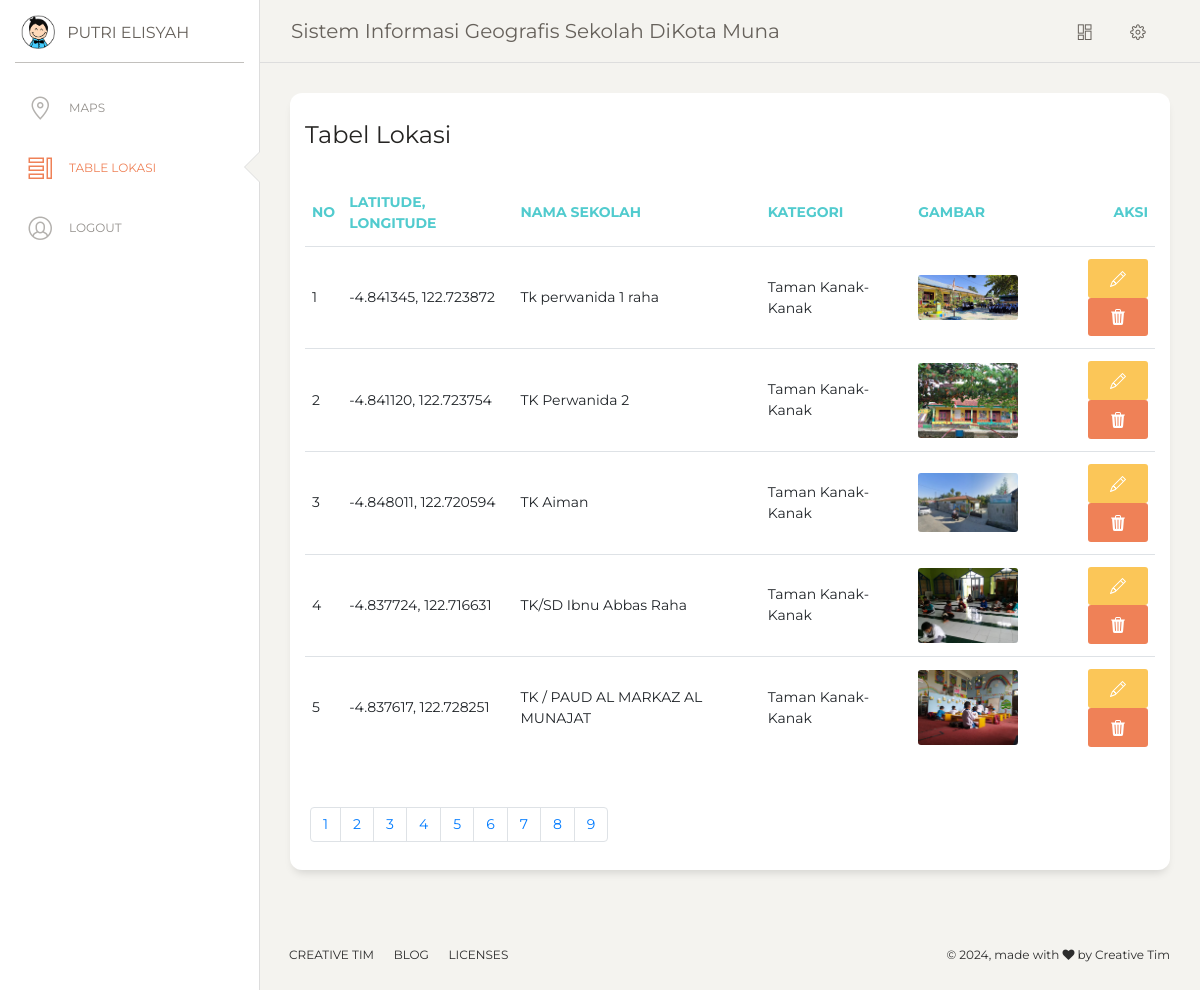
The app's page /tabel.php (signed in) with its own data.
### tables this page shows
CREATE TABLE `tb_lokasi` (
  `id_lokasi` int(11) NOT NULL,
  `latlng` varchar(100) NOT NULL,
  `nama_lokasi` varchar(100) NOT NULL,
  `kategori` varchar(100) NOT NULL,
  `gambar` varchar(150) NOT NULL,
  `marker` varchar(50) NOT NULL
);

### tabel.php (the view, shortened to what this page needs)
<?php include 'lib/head_table.php' ?>
<?php include 'lib/navbar.php' ?>
<div class="content">
    <div class="row">
        <div class="col-md-12">
            <div class="card">
                <div class="card-header">
                    <h4 class="card-title">Tabel Lokasi</h4>
                </div>
                <div class="card-body">
                    <div class="table-responsive">
                        <table class="table">
                            <thead class=" text-primary">
                                <th>No</th>
                                <th>Latitude, Longitude</th>
                                <th>Nama Sekolah</th>
                                <th>Kategori</th>
                                <th>Gambar</th>
                                <th class="text-right">Aksi</th>
                            </thead>
                            <tbody>
                                <?php
                                $limit = 5;
                                if (isset($_GET["page"])) {
                                    $page  = $_GET["page"];
                                } else {
                                    $page = 1;
                                };
                                $start_from = ($page - 1) * $limit;
                                $query = "SELECT * FROM tb_lokasi LIMIT $start_from, $limit";
                                $tampil = mysqli_query($konek, $query);
                                $no = $start_from + 1;
                                while ($data = mysqli_fetch_array($tampil)) {
                                ?>
                                    <tr>
                                        <td><?php echo $no; ?></td>
                                        <td><?php echo $data['latlng']; ?></td>
                                        <td><?php echo $data['nama_lokasi']; ?></td>
                                        <td><?php echo $data['kategori']; ?></td>
                                        <td><img src="gambar/<?php echo $data['gambar']; ?>" alt="gambar" style="max-width: 100px;"></td>
                                        <td class="text-right">
                                            <a href="edit.php?id_lokasi=<?php echo $data["id_lokasi"]; ?>"><button type="button" class="btn btn-warning"></button></a>
                                            <a href="prosesHapus.php?id_lokasi=<?php echo $data["id_lokasi"]; ?>"><button type="button" class="btn btn-danger"></button></a>
                                        </td>
                                    </tr>
                                <?php
                                    $no++;
                                } ?>
                            </tbody>
                        </table>
                    </div>
                </div>
                <div class="card-footer">
                    <?php
                    $result_db = mysqli_query($konek, "SELECT COUNT(id_lokasi) FROM tb_lokasi");
                    $row_db = mysqli_fetch_row($result_db);
                    $total_records = $row_db[0];
                    $total_pages = ceil($total_records / $limit);
                    $pagLink = "<nav><ul class='pagination'>";
                    for ($i = 1; $i <= $total_pages; $i++) {
                        $pagLink .= "<li class='page-item'><a class='page-link' href='tabel.php?page=" . $i . "'>" . $i . "</a></li>";
                    }
                    echo $pagLink . "</ul></nav>";
                    ?>
                </div>
            </div>
        </div>
    </div>
</div>
<?php include 'lib/footer.php' ?>
</body>
</html>

### lib/head_table.php (shortened to what this page needs)
<!DOCTYPE html>
<html lang="en">
<head>
    <link href="https://maxcdn.bootstrapcdn.com/font-awesome/latest/css/font-awesome.min.css" rel="stylesheet">
    <link href="paper-dashboard-master/assets/css/bootstrap.min.css" rel="stylesheet" />
    <link href="paper-dashboard-master/assets/css/paper-dashboard.css?v=2.0.1" rel="stylesheet" />
    <link href="paper-dashboard-master/assets/demo/demo.css" rel="stylesheet" />
    <link rel="stylesheet" href="https://unpkg.com/leaflet@1.9.4/dist/leaflet.css" />
</head>
<body class="">
    <div class="wrapper ">
        <div class="sidebar" data-color="white" data-active-color="danger">
            <div class="logo">
                <a href="https://www.creative-tim.com" class="simple-text logo-mini">
                    <div class="logo-image-small">
                        <img src="paper-dashboard-master/assets/img/logo-small.png">
                    </div>
                </a>
                <a href="https://www.creative-tim.com" class="simple-text logo-normal">
                    Putri Elisyah
                </a>
            </div>
            <div class="sidebar-wrapper">
                <ul class="nav">
                    <li>
                        <a href="index.php">
                            <i class="nc-icon nc-pin-3"></i>
                            <p>Maps</p>
                        </a>
                    </li>
                    <li class="active ">
                        <a href="tabel.php">
                            <i class="nc-icon nc-tile-56"></i>
                            <p>Table Lokasi</p>
                        </a>
                    </li>
                    <li>
                        <a href="logout.php">
                            <i class="nc-icon nc-circle-10"></i>
                            <p>Logout</p>
                        </a>
                    </li>
                </ul>
            </div>
        </div>
        <div class="main-panel">

### lib/navbar.php (shortened to what this page needs)
<nav class="navbar navbar-expand-lg navbar-absolute fixed-top navbar-transparent">
    <div class="container-fluid">
        <div class="navbar-wrapper">
            <a class="navbar-brand" href="javascript:;">Sistem Informasi Geografis Sekolah diKota Muna</a>
        </div>
        <div class="collapse navbar-collapse justify-content-end" id="navigation">
            <ul class="navbar-nav">
                <li class="nav-item">
                    <a class="nav-link btn-magnify" href="javascript:;">
                        <i class="nc-icon nc-layout-11"></i>
                    </a>
                </li>
                <li class="nav-item">
                    <a class="nav-link btn-rotate" href="javascript:;">
                        <i class="nc-icon nc-settings-gear-65"></i>
                    </a>
                </li>
            </ul>
        </div>
    </div>
</nav>

### lib/footer.php (shortened to what this page needs)
<footer class="footer footer-black  footer-white ">
    <div class="container-fluid">
        <div class="row">
            <nav class="footer-nav">
                <ul>
                    <li><a href="https://www.creative-tim.com" target="_blank">Creative Tim</a></li>
                    <li><a href="https://www.creative-tim.com/blog" target="_blank">Blog</a></li>
                    <li><a href="https://www.creative-tim.com/license" target="_blank">Licenses</a></li>
                </ul>
            </nav>
            <div class="credits ml-auto">
                <span class="copyright">
                    ©
                    , made with <i class="fa fa-heart heart"></i> by Creative Tim
                </span>
            </div>
        </div>
    </div>
</footer>
</div>
</div>

### records on screen
tb_lokasi: latlng "-4.841345, 122.723872", nama_lokasi "Tk perwanida 1 raha", kategori "Taman Kanak-Kanak", gambar (picture)
tb_lokasi: latlng "-4.841120, 122.723754", nama_lokasi "TK Perwanida 2", kategori "Taman Kanak-Kanak", gambar (picture)
tb_lokasi: latlng "-4.848011, 122.720594", nama_lokasi "TK Aiman", kategori "Taman Kanak-Kanak", gambar (picture)
tb_lokasi: latlng "-4.837724, 122.716631", nama_lokasi "TK/SD Ibnu Abbas Raha", kategori "Taman Kanak-Kanak", gambar (picture)
tb_lokasi: latlng "-4.837617, 122.728251", nama_lokasi "TK / PAUD AL MARKAZ AL MUNAJAT", kategori "Taman Kanak-Kanak", gambar (picture)
